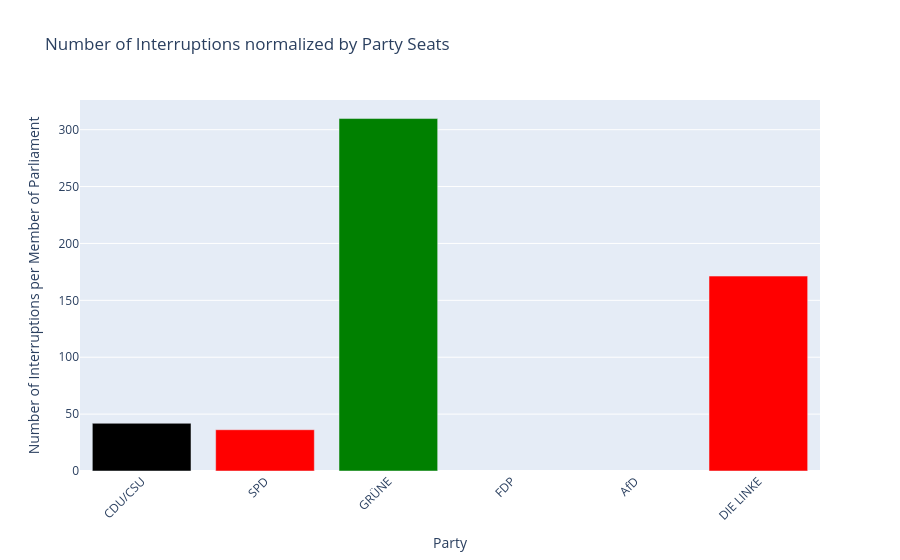

This figure's notebook cell:
### Markdown cell above
Nur 4 Parteien. AfD und FDP sind mit jeweils weniger als einem halben Prozent am Bundestag vorbeigeschlittert. 
Interessant ist hier auch, dass die Grünen mit nur 8,4 % über 18k Zwischenrufe haben.  
Näheres dazu kommt aber im nächsten Plot

### Code cell
second_votes_18 = [0.415, 0.257, 0.084, 0.048, 0.047, 0.086]
num_all_seats_18 = 709
abgeordnete_absolute_nums_18 =  [percentage * num_all_seats_18 for percentage in second_votes_18] # Seats in the 20th BT
df_interruptions_num_norm_seats_18 = df_interruptions_num_18.drop(index='fraktionslos').div(abgeordnete_absolute_nums_18, axis=0)
df_interruptions_num_norm_seats_18['num_of_interruptions'] = df_interruptions_num_norm_seats_18['num_of_interruptions'].round(2)
plot_interruption_numbers_per_party(df_interruptions_num_norm_seats_18, norm=True)

### Figure 1 — Plotly figure (JSON) as saved in the notebook; plotly's stock layout.template omitted (floating-point values rounded to 4 significant figures)
{"data": [{"marker": {"color": ["black", "red", "green", "yellow", "blue", "red"]}, "type": "bar", "x": ["CDU/CSU", "SPD", "GRÜNE", "FDP", "AfD", "DIE LINKE"], "y": [41.93, 36.27, 309.8, null, null, 171.3]}], "layout": {"title": {"text": "Number of Interruptions normalized by Party Seats"}, "xaxis": {"tickangle": -45, "title": {"text": "Party"}}, "yaxis": {"autorange": true, "title": {"text": "Number of Interruptions per Member of Parliament"}}}}
